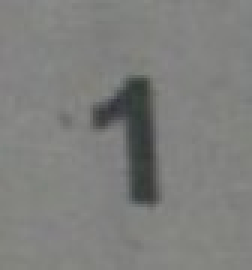
#> input picture digits/p1.jpg, 84 x 90 px, found by its file name (shown 3 times larger); its folder holds 4 pictures in this run
$ python digit_recognizer2.py
#> lines starting #> are read from the running program, lines starting #| are printed output that depends on the picture; after the words box and inside, x2 and y2 are one past the last pixel; in counts of white or black regions, pixels touching at a corner belong together
import cv2
import numpy as np

neurons = []
biases = []
weights = []
l_size = [2500, 100, 100, 10]
num_layers = len(l_size)

def sigmoid(z):
	return 1.0/(1.0+np.exp(-z))

def feedforward(neurons, weights, biases):
	for l in range(1, num_layers):
		neurons[l] = sigmoid(np.dot(weights[l], neurons[l-1].T) + biases[l])
	return neurons

for i in l_size:
	neurons.append(np.full(i, 0.0))

weights = np.load("weights2.npz", allow_pickle=True)["arr_0"]
#> (reads old/weights2.npz from the repository)
biases = np.load("biases2.npz", allow_pickle=True)["arr_0"]
#> (reads old/biases2.npz from the repository)

for i in range(1, 10):
	ret, img = cv2.threshold(cv2.equalizeHist(cv2.imread('digits/p'+str(i)+'.jpg', 0)), 23, 255, cv2.THRESH_BINARY_INV)
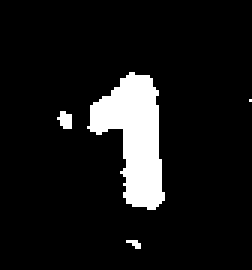
#> img: shape (90, 84) (shown 3 times larger); 9.2% white; 4 white regions (2 under 20 px), largest, box (x1, y1, x2, y2) and area: (29, 24, 55, 70) 662, (19, 37, 24, 43) 22
	resized = cv2.resize(img, (50, 50))
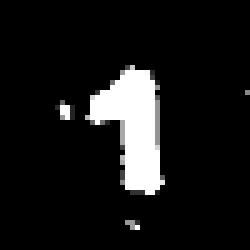
#> resized: shape (50, 50) (shown 5 times larger); min 0, max 255, mean 23.3

	# cv2.imshow("image", resized)
	# cv2.waitKey(0)
	# cv2.destroyAllWindows()

	neurons[0] = np.divide(resized[resized > -1], 255.0)
	neurons = feedforward(neurons, weights, biases)
#> after the loop in feedforward, `for l in range(1, num_layers):`: neurons = 4 items
#> neurons = 4 items

	print(np.argmax(neurons[num_layers-1]))
#| 8
	print(neurons[3])
#| [2.72371637e-12 1.35866185e-04 4.79709647e-04 4.66931663e-06
#|  2.18877579e-04 9.27528688e-07 1.29773583e-04 2.98105813e-05
#|  1.19057969e-03 1.53551226e-05]
	print("\n")
#> pass 2 of the loop `for i in range(1, 10):`:
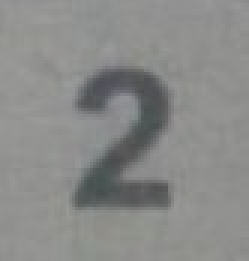
#> input picture digits/p2.jpg, 83 x 87 px, found by its file name (shown 3 times larger)
#> `ret, img = cv2.threshold(cv2.equalizeHist(cv2.imread('digits/p'+str(i)..`:
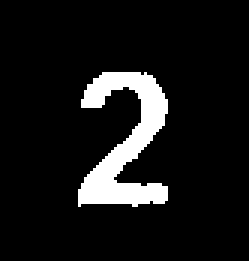
#> img: shape (87, 83) (shown 3 times larger); 9.2% white; 1 white region, box (x1, y1, x2, y2) and area: (26, 24, 56, 69) 661
#> `resized = cv2.resize(img, (50, 50))`:
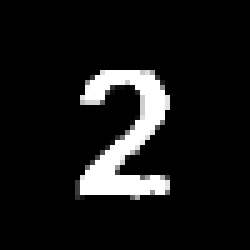
#> resized: shape (50, 50) (shown 5 times larger); min 0, max 255, mean 23.1
#| 2
#| [1.44406924e-12 6.22959272e-04 2.61547130e-01 3.64599434e-05
#|  3.17073238e-06 8.78576182e-07 1.08151450e-08 1.10663832e-03
#|  3.83079408e-04 4.18333013e-08]
#> pass 3 of the loop `for i in range(1, 10):`:
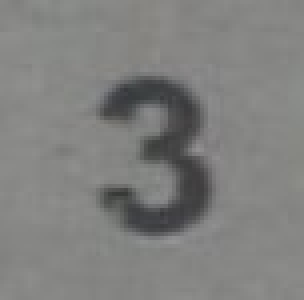
#> input picture digits/p3.jpg, 76 x 75 px, found by its file name (shown 4 times larger)
#> `ret, img = cv2.threshold(cv2.equalizeHist(cv2.imread('digits/p'+str(i)..`:
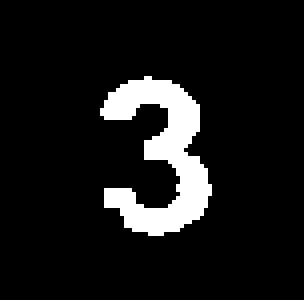
#> img: shape (75, 76) (shown 4 times larger); 9.3% white; 1 white region, box (x1, y1, x2, y2) and area: (25, 19, 53, 59) 528
#> `resized = cv2.resize(img, (50, 50))`:
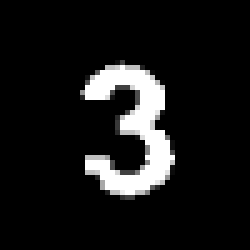
#> resized: shape (50, 50) (shown 5 times larger); min 0, max 255, mean 23.7
#| 7
#| [3.58798010e-13 7.46117923e-05 3.00500499e-04 6.72846141e-04
#|  4.42065281e-06 9.59768033e-06 7.19456336e-07 1.92691285e-03
#|  1.16359473e-03 1.25778657e-04]
#> (the run stopped early here; a loop or call above may not have finished)
